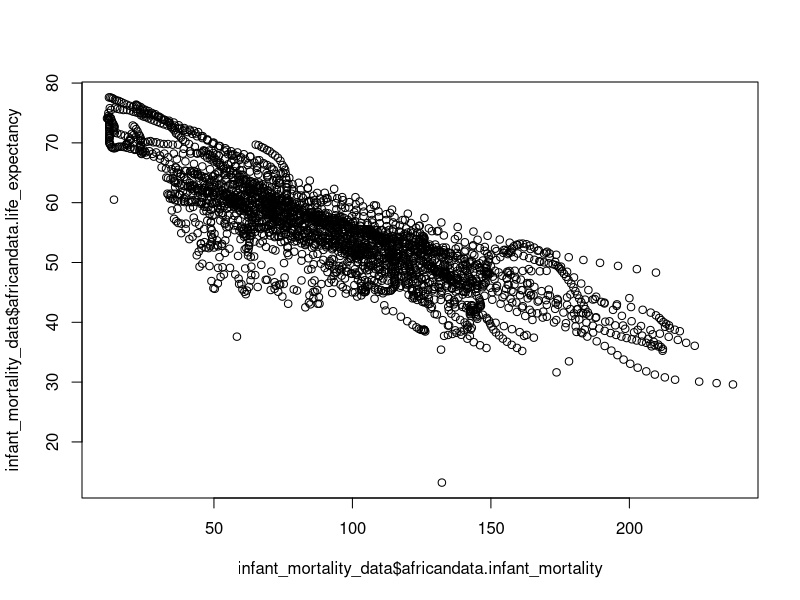
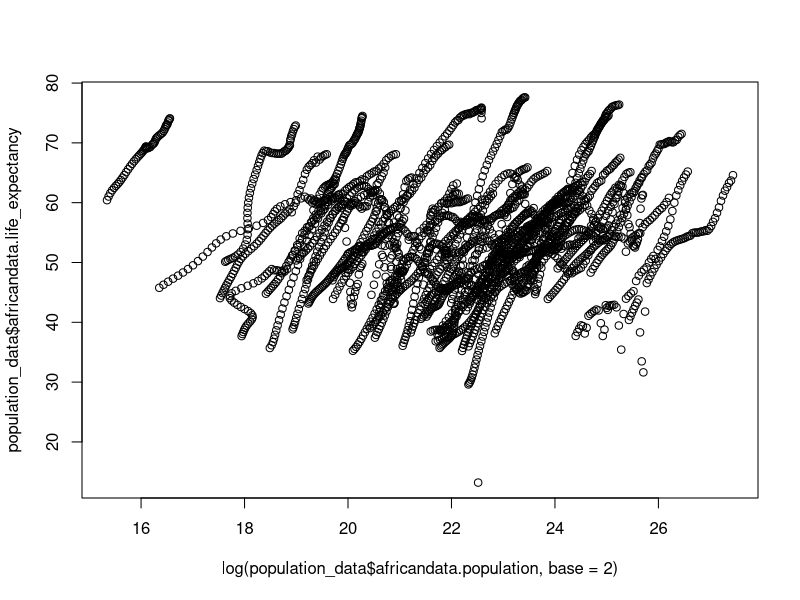
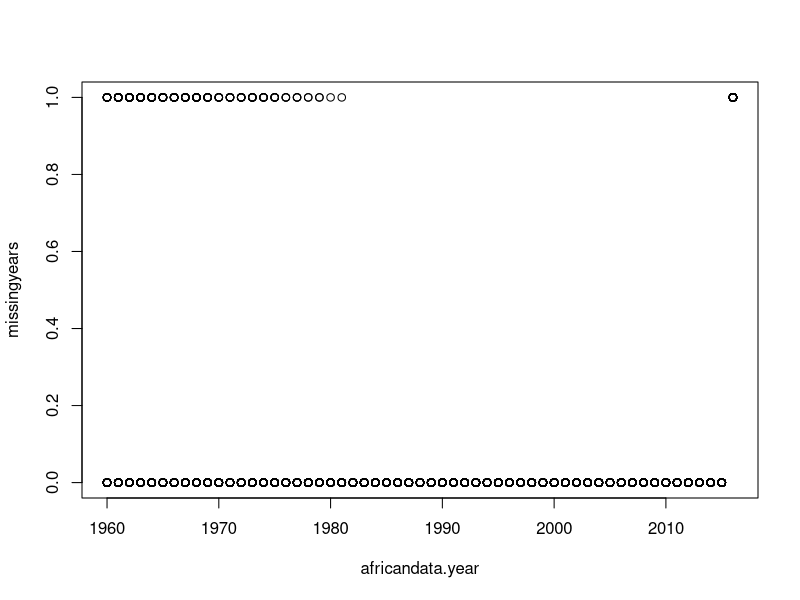
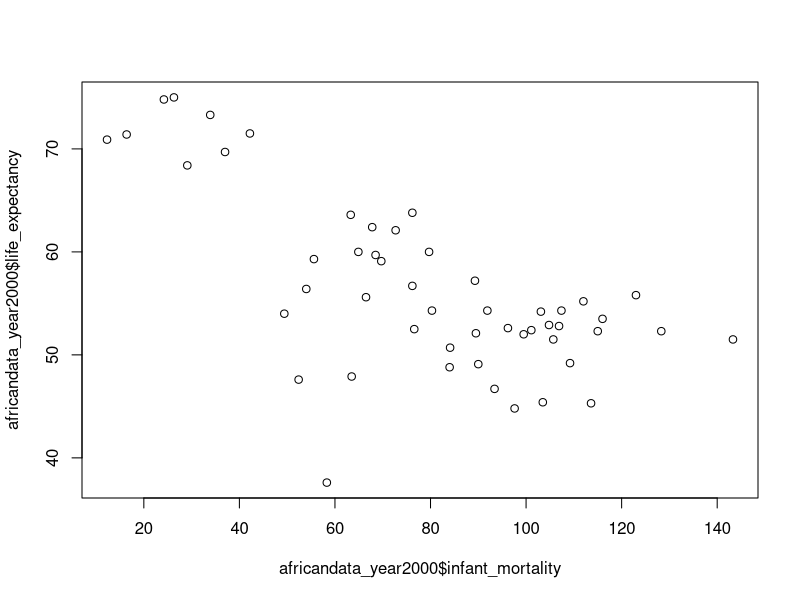
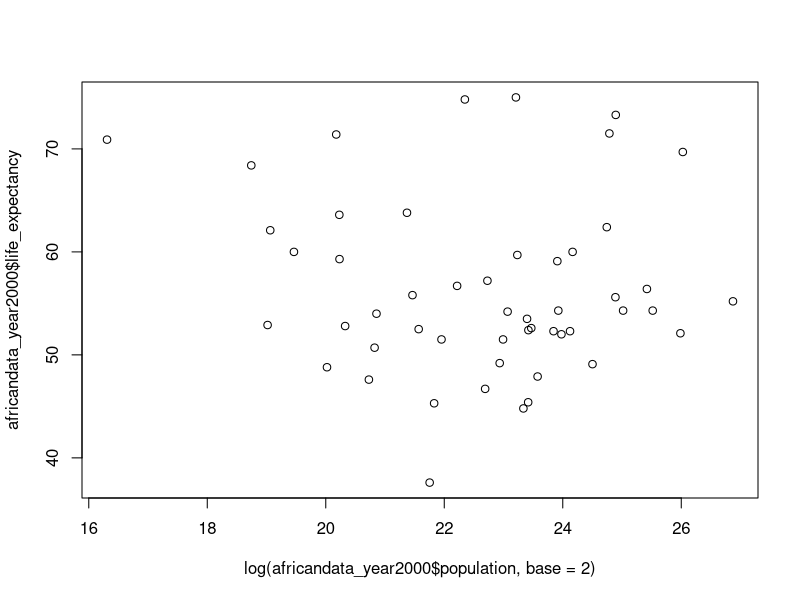

Write the R code that produced these figures, in order.
## ---- chunk 1
library(dslabs)

# only run the next command interactively, not in a script
# help(gapminder)  
# get an overview of data structure
str(gapminder)

# get a summary of data
summary(gapminder)

# determine the type of object gapminder is
class(gapminder)
## ---- chunk 2
africandata <- subset(gapminder, continent %in% "Africa") #subsetting data for african countries

# get an overview of data structure
str(africandata)

# get a summary of data
summary(africandata)

# determine the type of object gapminder is
class(africandata)

## ---- chunk 3
infant_mortality_data <- data.frame(africandata$infant_mortality, africandata$life_expectancy) #making a dataframe for infant mortality
population_data <- data.frame(africandata$population, africandata$life_expectancy) #making a dataframe for infant mortality
## ---- chunk 4
# get an overview of data structure
str(infant_mortality_data)

# get a summary of data
summary(infant_mortality_data)
## ---- chunk 5
# get an overview of data structure
str(population_data)

# get a summary of data
summary(population_data)
## ---- chunk 6
#ploting infant mortality vs life expectancy
plot(infant_mortality_data$africandata.infant_mortality, infant_mortality_data$africandata.life_expectancy)
## ---- chunk 7
 #ploting population vs life expectancy
 plot(log(population_data$africandata.population, base = 2), population_data$africandata.life_expectancy)
 
# In both plots, streak patterns occur because each country contributes multiple times across different years and they tend to grow.
## ---- chunk 8
missingyears <- is.na(infant_mortality_data$africandata.infant_mortality)

missingyears_df <- data.frame(africandata$year, missingyears)

plot(missingyears_df)

## ---- chunk 9
africandata_year2000 <- subset(africandata, year %in% 2000)

# get an overview of data structure
str(africandata_year2000)

# get a summary of data
summary(africandata_year2000)
## ---- chunk 10
#replotting only year 2000
plot(africandata_year2000$infant_mortality, africandata_year2000$life_expectancy)

plot(log(africandata_year2000$population, base = 2), africandata_year2000$life_expectancy)
## ---- chunk 11
#lm base on year 2000

fit1 <- lm(life_expectancy ~ infant_mortality, data = africandata_year2000)
summary(fit1)

fit2 <- lm(life_expectancy ~ population, data = africandata_year2000)
summary(fit2)
